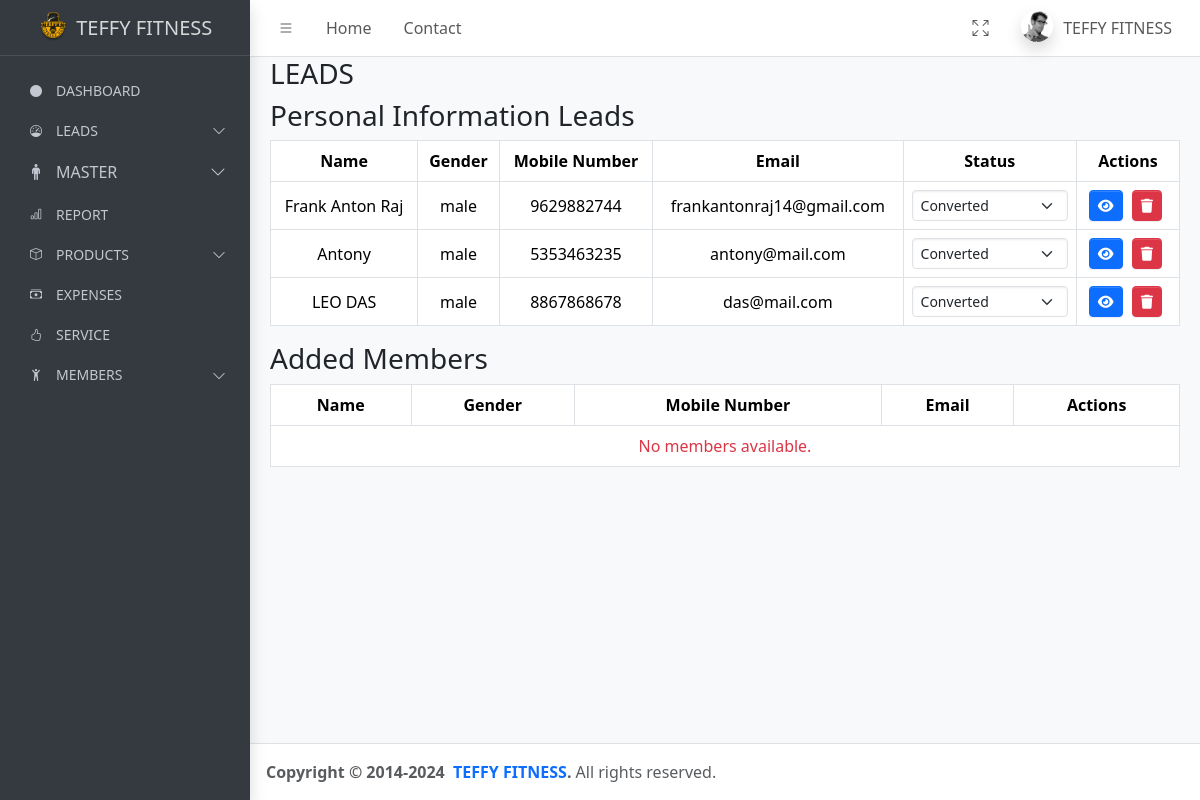
/personal/, run on an earlier commit of the app's database.
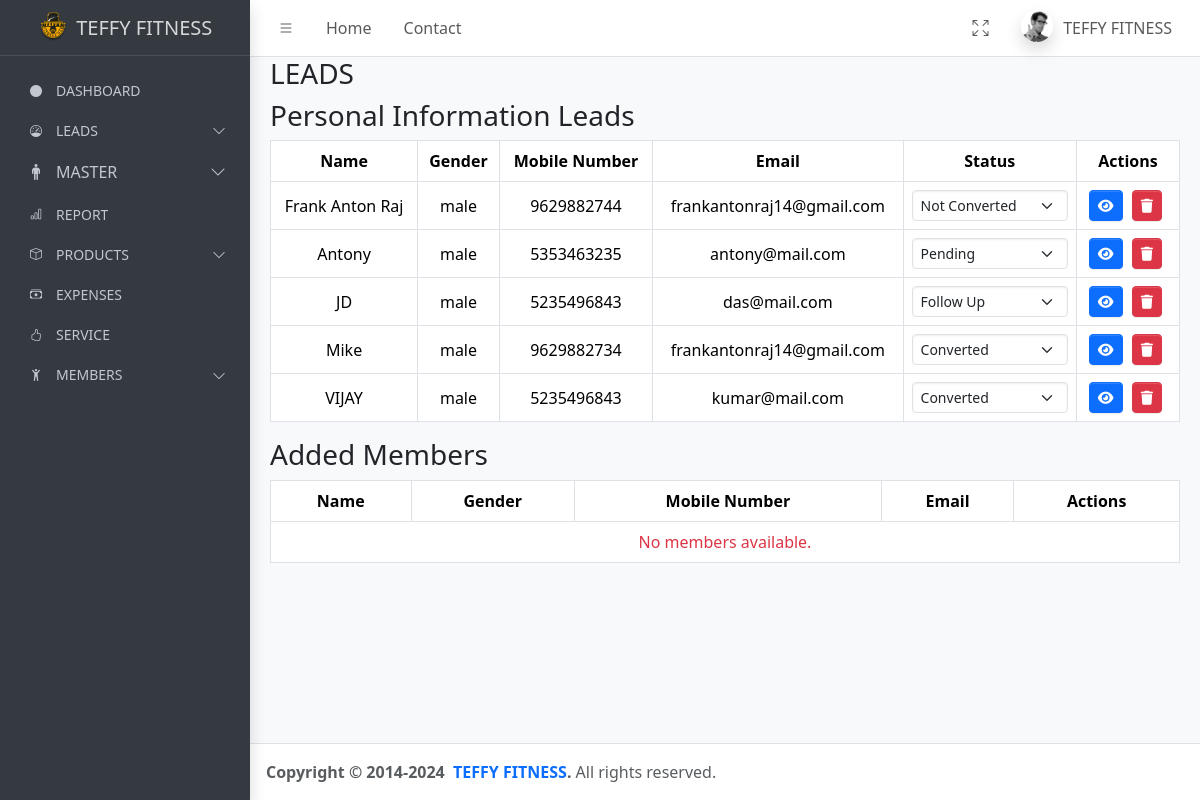
And on a later commit of the database.
### teffyapp/models.py (models this page shows, shortened)
class PersonalInformation(models.Model):
    name = models.CharField(max_length=50)
    address = models.TextField()
    occupation = models.CharField(max_length=50)
    gender = models.CharField(max_length=10)
    mobile_number = models.CharField(max_length=12)
    email = models.EmailField()
    perfect_body = models.CharField(max_length=20,null=True,blank=True)
    body_type=models.CharField(max_length=20,null=True,blank=True)
    goal=models.CharField(max_length=30,null=True,blank=True)
    body_you_want = models.CharField(max_length=50, null=True,blank=True)
    level_of_body_fat = models.CharField(max_length=50,null=True,blank=True)
    problem_areas = models.CharField(max_length=50,null=True,blank=True)
    diets = models.CharField(max_length=70,null=True,blank=True)
    water_you_drink_daily = models.CharField(max_length=50,null=True,blank=True)
    eat_or_dividie_foods_or_beverages = models.CharField(max_length=70,blank=True,null=True)
    event_coming_up = models.CharField(max_length=50,null=True,blank=True)
    height = models.CharField(max_length=50)
    current_weight = models.CharField(max_length=50)
    target_weight = models.CharField(max_length=50)
    level_of_fitness = models.CharField(max_length=50,null=True,blank=True)
    status = models.CharField(max_length=20, default='new')  # Track the status of the lead
    follow_up_date = models.DateTimeField(default=timezone.now)
    created_date = models.DateTimeField(default=timezone.now)
    services = models.ForeignKey(Service,on_delete=models.SET_NULL, null=True, related_name="users")   # for services
    assigned_date = models.DateField(default=timezone.now)
    renewal_date = models.DateField(null=True, blank=True)

### teffyapp/views.py (the view)
# urls.py: path("personal/", personal_info_list, name="personal_information"),
def personal_info_list(request):
    all_data = PersonalInformation.objects.all()
    return render(request, 'new-leads.html', {'all_data': all_data})

### templates/new-leads.html (shortened to what this page needs)
{% extends "base.html" %}
{% load static %}
{% block content %}
<main class="app-main">
    <div class="app-content">
        <div class="container-fluid">
            <h3>{{ status_title }} LEADS</h3>
        <h3>Personal Information Leads</h3>
        <table class="table table-bordered">
            <thead>
                <tr>
                    <th>Name</th>
                    <th>Gender</th>
                    <th>Mobile Number</th>
                    <th>Email</th>
                    <th>Status</th>
                    <th>Actions</th>
                </tr>
            </thead>
            <tbody>
                {% for data in all_data %}
                <tr>
                    <td>{{ data.name }}</td>
                    <td>{{ data.gender }}</td>
                    <td>{{ data.mobile_number }}</td>
                    <td>{{ data.email }}</td>
                    <td>
                        <form method="POST" action="{% url 'update_status' id=data.id %}" style="display: inline;">
                            <select onchange="this.form.submit()" class="form-select form-select-sm" name="status" id="status-{{ data.id }}">
                                <option value="converted" {% if data.status == 'converted' %} selected {% endif %}>Converted</option>
                                <option value="not_converted" {% if data.status == 'not_converted' %} selected {% endif %}>Not Converted</option>
                                <option value="pending" {% if data.status == 'pending' %} selected {% endif %}>Pending</option>
                                <option value="follow_up" {% if data.status == 'follow_up' %} selected {% endif %}>Follow Up</option>
                            </select>
                        </form>
                    </td>
                    <td>
                        <a href="{% url 'getone_lead' id=data.id %}" class="btn btn-sm btn-primary"><i class="fas fa-eye"></i></a>
                        <a href="{% url 'delete_lead' id=data.id %}" class="btn btn-sm btn-danger"><i class="fas fa-trash"></i></a>
                    </td>
                </tr>
                {% empty %}
                <tr>
                    <td colspan="6" class="text-center text-danger">No data available.</td>
                </tr>
                {% endfor %}
            </tbody>
        </table>
        <h3>Added Members</h3>
        <table class="table table-bordered">
            <thead>
                <tr>
                    <th>Name</th>
                    <th>Gender</th>
                    <th>Mobile Number</th>
                    <th>Email</th>
                    <th>Actions</th>
                </tr>
            </thead>
            <tbody>
                {% for member in add_members %}
                <tr>
                    <td>{{ member.name }}</td>
                    <td>{{ member.gender }}</td>
                    <td>{{ member.mobile_number }}</td>
                    <td>{{ member.email }}</td>
                    <td>
                        <a href="{% url 'getone_lead' id=member.id %}" class="btn btn-sm btn-primary"><i class="fas fa-eye"></i></a>
                        <a href="{% url 'delete_lead' id=member.id %}" class="btn btn-sm btn-danger"><i class="fas fa-trash"></i></a>
                    </td>
                </tr>
                {% empty %}
                <tr>
                    <td colspan="5" class="text-center text-danger">No members available.</td>
                </tr>
                {% endfor %}
            </tbody>
        </table>
        </div>
    </div>
</main>
{% endblock content %}

### templates/base.html (shortened to what this page needs)
{% load static %}
<!DOCTYPE html>
<html lang="en">
<head>
    <link href="https://cdn.jsdelivr.net/npm/bootstrap-icons/font/bootstrap-icons.css" rel="stylesheet">
    <link href="https://cdn.jsdelivr.net/npm/bootstrap@5.3.0-alpha1/dist/css/bootstrap.min.css" rel="stylesheet">
    <link rel="stylesheet" href="https://cdn.jsdelivr.net/npm/@fontsource/source-sans-3@5.0.12/index.css">
    <link rel="stylesheet" href="https://cdn.jsdelivr.net/npm/overlayscrollbars@2.3.0/styles/overlayscrollbars.min.css">
    <link rel="stylesheet" href="https://cdn.jsdelivr.net/npm/bootstrap-icons@1.11.0/font/bootstrap-icons.min.css">
    <link rel="stylesheet" href="/static/adminlte.css">
    <link href="https://cdnjs.cloudflare.com/ajax/libs/font-awesome/5.15.4/css/all.min.css" rel="stylesheet">
    <link rel="stylesheet" href="https://cdn.datatables.net/1.13.4/css/jquery.dataTables.min.css">
    <link href="https://cdn.jsdelivr.net/npm/bootstrap@5.3.2/dist/css/bootstrap.min.css" rel="stylesheet">
    <link rel="stylesheet" href="https://cdnjs.cloudflare.com/ajax/libs/font-awesome/6.0.0-beta3/css/all.min.css">
    <link href="https://cdn.jsdelivr.net/npm/bootstrap@5.3.0-alpha1/dist/css/bootstrap.min.css" rel="stylesheet">
    <link rel="stylesheet" href="https://cdn.jsdelivr.net/npm/@fontsource/source-sans-3@5.0.12/index.css">
    <link rel="stylesheet" href="https://cdn.jsdelivr.net/npm/overlayscrollbars@2.3.0/styles/overlayscrollbars.min.css">
    <link rel="stylesheet" href="https://cdn.jsdelivr.net/npm/bootstrap-icons@1.11.0/font/bootstrap-icons.min.css">
    <link rel="stylesheet" href="../../dist/css/adminlte.css">
    <link rel="stylesheet" href="https://cdn.jsdelivr.net/npm/apexcharts@3.37.1/dist/apexcharts.css">
    <link rel="stylesheet" href="https://cdn.jsdelivr.net/npm/jsvectormap@1.5.3/dist/css/jsvectormap.min.css">
</head>
<body class="layout-fixed sidebar-expand-lg bg-body-tertiary">
    <div class="app-wrapper">
        <nav class="app-header navbar navbar-expand bg-body">
            <div class="container-fluid">
                <ul class="navbar-nav">
                    <li class="nav-item"> <a class="nav-link" data-lte-toggle="sidebar" href="#" role="button"> <i class="bi bi-list"></i> </a> </li>
                    <li class="nav-item d-none d-md-block"> <a href="#" class="nav-link">Home</a> </li>
                    <li class="nav-item d-none d-md-block"> <a href="#" class="nav-link">Contact</a> </li>
                </ul>
                <ul class="navbar-nav ms-auto">
                    <li class="nav-item">
                        <a class="nav-link" href="#" data-lte-toggle="fullscreen">
                            <i data-lte-icon="maximize" class="bi bi-arrows-fullscreen"></i>
                        </a>
                    </li>
                    <li class="nav-item dropdown user-menu">
                        <a href="#" class="nav-link dropdown-toggle" data-bs-toggle="dropdown">
                            <img src="/static/image/user2-160x160.jpg" class="user-image rounded-circle shadow" alt="User Image">
                            <span class="d-none d-md-inline">TEFFY FITNESS</span>
                        </a>
                    </li>
                </ul>
            </div>
         </nav>
        <aside class="app-sidebar bg-body-secondary shadow" data-bs-theme="dark">
            <div class="sidebar-brand">
                <a href="/main/" class="brand-link">
                    <img src="/static/image/Mask group (2).png" alt="AdminLTE Logo" class="brand-image">
                    <span class="brand-text fw-light">TEFFY FITNESS</span>
                </a>
            </div>
            <div class="sidebar-wrapper">
                <nav class="mt-2">
                    <ul class="nav sidebar-menu flex-column" data-lte-toggle="treeview" role="menu" data-accordion="false">
                        <li class="nav-item">
                            <a href="{% url 'main' %}" class="nav-link" >
                                <i class="nav-icon bi-circle-fill" style="font-size: 12px;"></i>
                                <p style="font-size: 14px;">DASHBOARD</p>
                            </a>
                        <li class="nav-item">
                            <a href="#" class="nav-link" data-bs-toggle="collapse" data-bs-target="#leadsMenu" aria-expanded="false">
                                <i class="nav-icon bi bi-speedometer" style="font-size: 12px;"></i>
                                <p style="font-size: 14px;">LEADS </p>
                            </a>
                        </li>
                        <li class="nav-item">
                            <a href="#" class="nav-link" data-bs-toggle="collapse" data-bs-target="#masterMenu" aria-expanded="false">
                                <i class="nav-icon bi bi-person-standing"></i>
                                <p>MASTER </p>
                            </a>
                        </li>
                        <li class="nav-item">
                            <a href="/report/" class="nav-link">
                                <i class="nav-icon bi bi-bar-chart" style="font-size: 12px;"></i>
                                <p style="font-size: 14px;">REPORT</p>
                            </a>
                        </li>
                        <li class="nav-item">
                            <a href="#" class="nav-link" data-bs-toggle="collapse" data-bs-target="#productsMenu" aria-expanded="false">
                                <i class="nav-icon bi bi-box" style="font-size: 12px;"></i>
                                <p style="font-size: 14px;">PRODUCTS </p>
                            </a>
                        </li>
                        <li class="nav-item">
                            <a href="/expenses/" class="nav-link">
                                <i class="nav-icon bi bi-cash-stack" style="font-size: 12px;"></i>
                                <p style="font-size: 14px;">EXPENSES</p>
                            </a>
                        </li>
                        <li class="nav-item">
                            <a href="/overall-services/" class="nav-link">
                                <i class="nav-icon bi bi-hand-thumbs-up" style="font-size: 12px;"></i>
                                <p style="font-size: 14px;">SERVICE</p>
                            </a>
                        </li>
                        <li class="nav-item">
                            <a href="#" class="nav-link" data-bs-toggle="collapse" data-bs-target="#productsMenu" aria-expanded="false">
                                <i class="nav-icon bi bi-person-arms-up" style="font-size: 12px;"></i>
                                <p style="font-size: 14px;">MEMBERS</p>
                            </a>
                </nav>
            </div>
        </aside>
        {% block content %}
        {% endblock content %}
        {% include "footer.html" %}
</body>
</html>

### templates/footer.html (shortened to what this page needs)
<footer class="app-footer">
    <strong>
        Copyright &copy; 2014-2024&nbsp;
        <a href="https://adminlte.io" class="text-decoration-none">TEFFY FITNESS</a>.
    </strong>
    All rights reserved.
</footer>
</div>

What changed in the data, as far as the page shows it:
removed PersonalInformation: name "LEO DAS", gender "male", mobile_number "8867868678", email "das@mail.com", status "Converted"
changed PersonalInformation "Frank Anton Raj": status "Converted" → "Not Converted"
changed PersonalInformation "Antony": status "Converted" → "Pending"
added PersonalInformation: name "JD", gender "male", mobile_number "5235496843", email "das@mail.com", status "Follow Up"
added PersonalInformation: name "Mike", gender "male", mobile_number "9629882734", email "frankantonraj14@gmail.com", status "Converted"
added PersonalInformation: name "VIJAY", gender "male", mobile_number "5235496843", email "kumar@mail.com", status "Converted"
